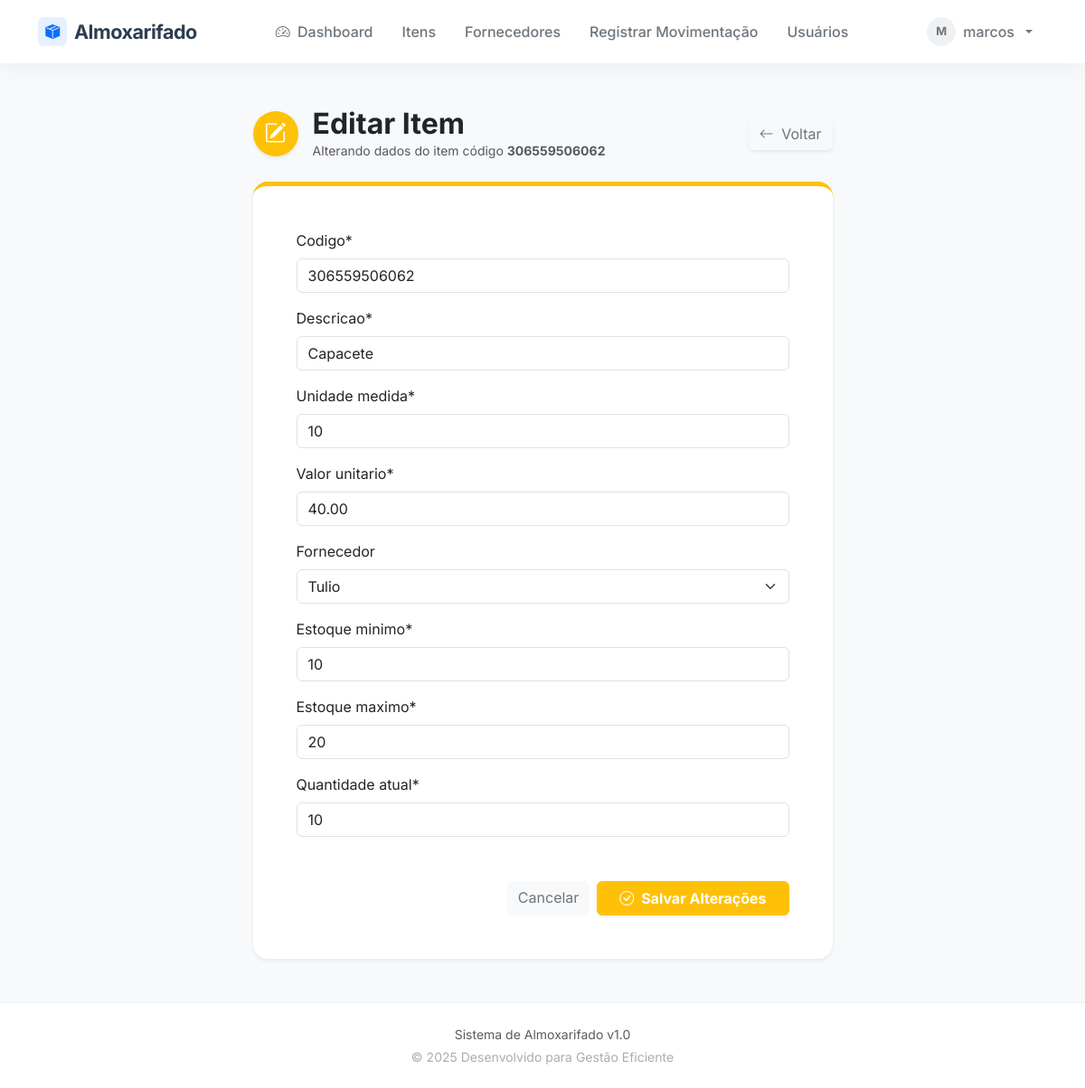
The page /item/5/editar/ (signed in) on the database its author committed.
### estoque/models.py (models this page shows, shortened)
class Item(models.Model):
    codigo = models.CharField(max_length=20, unique=True)
    descricao = models.CharField(max_length=150)
    unidade_medida = models.CharField(max_length=20)
    valor_unitario = models.DecimalField(max_digits=10, decimal_places=2)
    fornecedor = models.ForeignKey(Fornecedor, on_delete=models.SET_NULL, null=True, blank=True)
    estoque_minimo = models.IntegerField(default=0)
    estoque_maximo = models.IntegerField(default=0)
    quantidade_atual = models.IntegerField(default=0)

### estoque/views.py (the view)
# urls.py: path('item/<int:pk>/editar/', views.item_edit, name='item_edit'),
@login_required
@permission_required('estoque.change_item', raise_exception=True)
def item_edit(request, pk):
    item = get_object_or_404(Item, pk=pk)
    if request.method == 'POST':
        form = ItemForm(request.POST, instance=item)
        if form.is_valid():
            form.save()
            messages.success(request, 'Item atualizado com sucesso.')
            return redirect('index')
    else:
        form = ItemForm(instance=item)
    return render(request, 'estoque/item_form.html', {'form': form, 'item': item})

### estoque/forms.py
class ItemForm(forms.ModelForm):
    class Meta:
        model = Item
        fields = '__all__'

### estoque/models.py (called while the page is built)
    def __str__(self):
        return self.nome

### templates/estoque/item_form.html (shortened to what this page needs)
{% extends 'base.html' %}
{% load crispy_forms_tags %}
{% block content %}
<div class="row justify-content-center">
  <div class="col-lg-8 col-xl-7">
    <div class="d-flex align-items-center justify-content-between mb-4">
      <div class="d-flex align-items-center gap-3">
        <div class="rounded-circle d-flex align-items-center justify-content-center shadow-sm text-white
                    {% if item %}bg-warning{% else %}bg-success{% endif %}"
             style="width: 50px; height: 50px; font-size: 1.5rem;">
          <i class="bi {% if item %}bi-pencil-square{% else %}bi-plus-lg{% endif %}"></i>
        </div>
        <div>
          <h2 class="fw-bold text-dark mb-0">
            {% if item %}Editar Item{% else %}Novo Item{% endif %}
          </h2>
          <p class="text-muted mb-0 small">
            {% if item %}
              Alterando dados do item código <strong>{{ item.codigo }}</strong>
            {% else %}
              Preencha os dados para adicionar ao estoque
            {% endif %}
          </p>
        </div>
      </div>
      <a href="{% url 'index' %}" class="btn btn-outline-secondary border-0 shadow-sm">
        <i class="bi bi-arrow-left me-1"></i> Voltar
      </a>
    </div>
    <div class="card border-0 shadow-sm rounded-4 overflow-hidden"
         style="border-top: 5px solid {% if item %}var(--bs-warning){% else %}var(--bs-success){% endif %} !important;">
      <div class="card-body p-4 p-lg-5">
        <form method="post" novalidate>
          {{ form|crispy }}
          <hr class="my-4 border-light">
          <div class="d-flex justify-content-end gap-2">
            <a href="{% url 'index' %}" class="btn btn-light text-secondary border-0">
              Cancelar
            </a>
            <button type="submit" class="btn px-4 shadow-sm text-white fw-bold
                           {% if item %}btn-warning{% else %}btn-success{% endif %}">
              <i class="bi {% if item %}bi-check-circle{% else %}bi-plus-circle{% endif %} me-1"></i>
              {% if item %}Salvar Alterações{% else %}Cadastrar Item{% endif %}
            </button>
          </div>
        </form>
      </div>
    </div>
  </div>
</div>
{% endblock %}

### templates/base.html (shortened to what this page needs)
<!doctype html>
<html lang="pt-br" class="h-100">
  <head>
    <link href="https://cdn.jsdelivr.net/npm/bootstrap@5.3.0/dist/css/bootstrap.min.css" rel="stylesheet">
    <link href="https://cdn.jsdelivr.net/npm/bootstrap-icons@1.10.5/font/bootstrap-icons.css" rel="stylesheet">
    <link rel="stylesheet" href="https://cdn.jsdelivr.net/npm/sweetalert2@11/dist/sweetalert2.min.css">
  </head>
  <body>
    {% if request.path != '/accounts/login/' %}
    <nav class="navbar navbar-expand-lg navbar-custom sticky-top">
      <div class="container">
        <a class="navbar-brand d-flex align-items-center gap-2" href="/">
          <div class="bg-primary bg-opacity-10 text-primary rounded p-1 d-flex align-items-center justify-content-center" style="width: 32px; height: 32px;">
             <i class="bi bi-box-seam-fill" style="font-size: 1rem;"></i>
          </div>
          Almoxarifado
        </a>
        <div class="collapse navbar-collapse" id="navbarNav">
          <ul class="navbar-nav mx-auto">
           <li class="nav-item">
            <a class="nav-link {% if request.path == '/' %}active{% endif %}        " href="{% url 'dashboard' %}">
              <i class="bi bi-speedometer2 me-1"></i> Dashboard
            </a>
          </li>
          <li class="nav-item">
            <a class="nav-link {% if '/itens/' in request.path %}active{%          endif %}" href="{% url 'index' %}">
              Itens
            </a>
          </li>
            <li class="nav-item">
              <a class="nav-link {% if '/fornecedor' in request.path %}active{% endif %}" href="{% url 'fornecedor_list' %}">
                Fornecedores
              </a>
            </li>
            <li class="nav-item">
              <a class="nav-link {% if '/movimentacao/' in request.path %}active{% endif %}" href="/movimentacao/novo/">
                Registrar Movimentação
              </a>
            </li>
            {% if user.is_authenticated and user.is_staff %}
            <li class="nav-item">
              <a class="nav-link {% if '/accounts/signup/' in request.path %}active{% endif %}" href="{% url 'signup' %}">
                Usuários
              </a>
            </li>
            {% endif %}
          </ul>
          <ul class="navbar-nav">
            {% if user.is_authenticated %}
              <li class="nav-item dropdown">
                <a class="nav-link dropdown-toggle d-flex align-items-center gap-2" href="#" role="button" data-bs-toggle="dropdown">
                  <div class="rounded-circle bg-secondary bg-opacity-10 text-secondary d-flex justify-content-center align-items-center" style="width: 32px; height: 32px; font-weight: bold; font-size: 0.8rem;">
                    {{ user.username|first|upper }}
                  </div>
                  <span class="d-none d-lg-inline">{{ user.username }}</span>
                </a>
              </li>
            {% else %}
              <li class="nav-item">
                <a class="btn btn-outline-primary rounded-pill px-4" href="{% url 'login' %}">
                  Entrar
                </a>
              </li>
            {% endif %}
          </ul>
        </div>
      </div>
    </nav>
    {% endif %}
    <main class="container my-5">
      {% block content %}{% endblock %}
    </main>
    {% if request.path != '/accounts/login/' %}
    <footer class="text-center text-muted small">
      <div class="container">
        <p class="mb-1">Sistema de Almoxarifado v1.0</p>
        <p class="mb-0 opacity-50">&copy; {% now "Y" %} Desenvolvido para Gestão Eficiente</p>
      </div>
    </footer>
    {% endif %}
  </body>
</html>

### templates/base.html (style rules this page uses)
:root { --brand-primary: #2c3e50; --brand-accent: #3498db; --brand-bg: #f8f9fa; --brand-text: #34495e; --navbar-height: 70px; }
body { font-family: 'Inter', sans-serif; background-color: var(--brand-bg); color: var(--brand-text); display: flex; flex-direction: column; min-height: 100vh; }
.navbar-custom { background-color: #ffffff; box-shadow: 0 4px 20px rgba(0, 0, 0, 0.05); height: var(--navbar-height); padding: 0 1rem; }
.navbar-brand { font-weight: 700; letter-spacing: -0.5px; color: var(--brand-primary) !important; font-size: 1.35rem; }
.nav-link { color: #6c757d !important; font-weight: 500; padding: 0.5rem 1rem !important; border-radius: 8px; transition: all 0.2s ease; }
.card { border: none; border-radius: 16px; box-shadow: 0 2px 12px rgba(0, 0, 0, 0.04); transition: transform 0.2s; }
footer { margin-top: auto; background-color: #fff; border-top: 1px solid #edf2f7; padding: 1.5rem 0; }

### rows shown on the page
Item: codigo "306559506062", descricao "Capacete", unidade_medida "10", valor_unitario "40.00", fornecedor "Tulio", estoque_minimo "10", estoque_maximo "20", quantidade_atual "10"

### other values the page prints
{{ user.username|first|upper }} "M"
{{ user.username }} "marcos"
